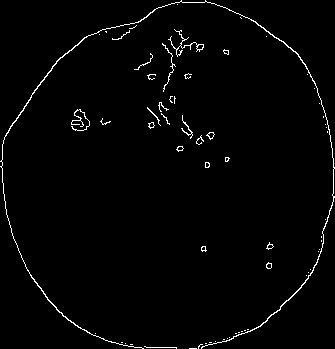
#> input picture ImageProcessing/edge_validation/defects/100.jpg, 335 x 349 px, found by its file name
$ jupyter execute --allow-errors Edge_Canny_Training.ipynb
#> lines starting #> are read from the running program, lines starting #| are printed output that depends on the picture
[cell 1]
import tensorflow as tf
import matplotlib.pyplot as plt
import cv2
import os
import numpy as np
from tensorflow.keras.preprocessing.image import ImageDataGenerator
from tensorflow.keras.preprocessing import image
from tensorflow.keras.optimizers import RMSprop
import os

#> (a cell that did not finish here is left out)

# Morphological Operation

[cell 3]
### dilation and erosion
# [13 lines left out: functions thin_font, thick_font, not called in this run]

# Edge Detection (Canny)

[cell 4]
# Function for edge detection
def edge_detection(image):
    # Convert image to grayscale
    gray = cv2.cvtColor(image, cv2.COLOR_BGR2GRAY)

    # Apply Canny edge detection
    edges = cv2.Canny(gray, 50, 150)

    return edges

[cell 5]
training_defects = "./process_training/defects"
training_apples = "./process_training/apples"
validate_apples = "./process_validation/apples"
validate_defects = "./process_validation/defects"

# Output folder to save Edge_Canny images
output_train_defects = "./edge_training/defects"
output_train_apples = "./edge_training/apples"
output_valid_apples = "./edge_validation/apples"
output_valid_defects = "./edge_validation/defects"


# Process images in Training Defects
for filename in os.listdir(training_defects):
    img_path = os.path.join(training_defects, filename)
    img = cv2.imread(img_path)
#> img is the input picture: shape (349, 335, 3); min 0, max 255, mean 4.6
#     thick_img = thick_font(img)           #Current Image passed in has performed morphological operation
#     processed_img = thin_font(thick_img)  #Current Image passed in has performed morphological operation
    processed_img = edge_detection(img)
#> in edge_detection, `edges = cv2.Canny(gray, 50, 150)`:
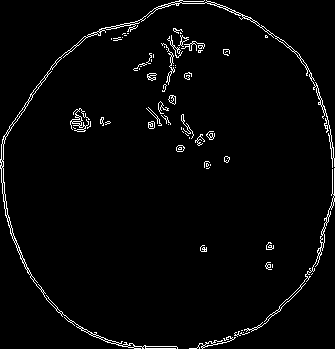
#> edges: shape (349, 335); 2.8% white in thin lines or dots
    output_path = os.path.join(output_train_defects, f'{filename}')
    cv2.imwrite(output_path, processed_img)

# Process images in Training Apples
for filename in os.listdir(training_apples):
    img_path = os.path.join(training_apples, filename)
#     img = cv2.imread(img_path)
#     thick_img = thick_font(img)
    processed_img = edge_detection(img)
    output_path = os.path.join(output_train_apples, f'{filename}')
    cv2.imwrite(output_path, processed_img)

# Process images in Validate Apples
for filename in os.listdir(validate_apples):
    img_path = os.path.join(validate_apples, filename)
    img = cv2.imread(img_path)
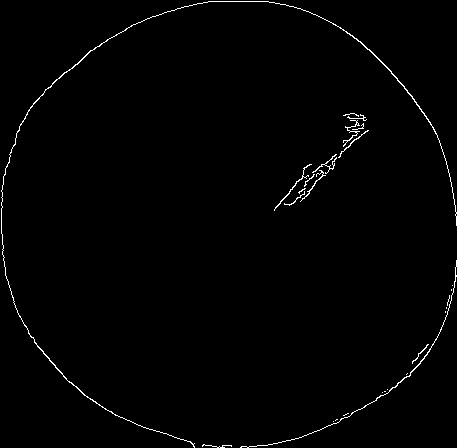
#> input picture ImageProcessing/edge_validation/apples/119.jpg, 457 x 448 px, found by its file name
#> img is the input picture: shape (448, 457, 3); min 0, max 255, mean 2.7
#     thick_img = thick_font(img)
#     processed_img = thin_font(thick_img)
    processed_img = edge_detection(img)
#> in edge_detection (call 3), `edges = cv2.Canny(gray, 50, 150)`:
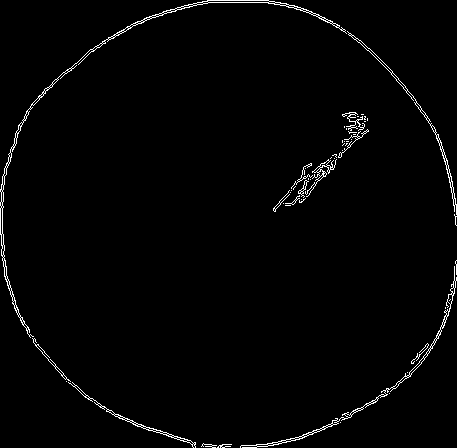
#> edges: shape (448, 457); 1.6% white in thin lines or dots
    output_path = os.path.join(output_valid_apples, f'{filename}')
    cv2.imwrite(output_path, processed_img)

# Process images in Validate Defects
for filename in os.listdir(validate_defects):
    img_path = os.path.join(validate_defects, filename)
    img = cv2.imread(img_path)
#     thick_img = thick_font(img)
#     processed_img = thin_font(thick_img)
    processed_img = edge_detection(img)
    output_path = os.path.join(output_valid_defects, f'{filename}')
    cv2.imwrite(output_path, processed_img)
